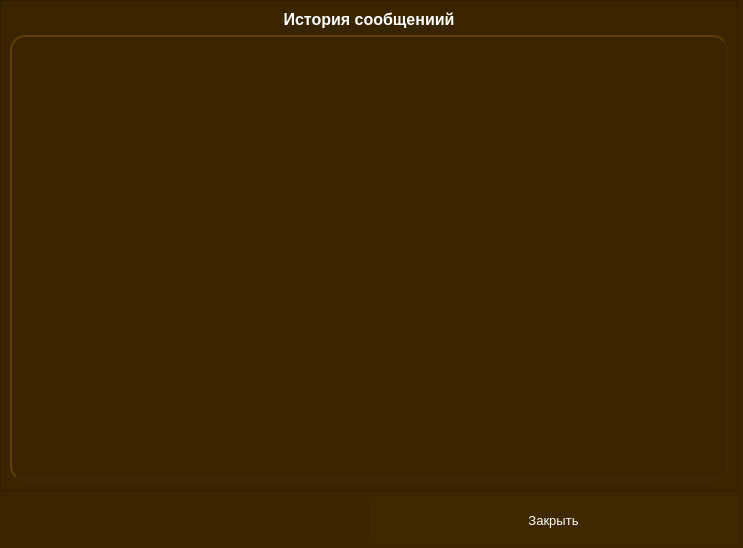
<?xml version="1.0" encoding="UTF-8"?>
<ui version="4.0">
 <class>MessStory</class>
 <widget class="QDialog" name="MessStory">
  <property name="geometry">
   <rect>
    <x>0</x>
    <y>0</y>
    <width>743</width>
    <height>548</height>
   </rect>
  </property>
  <property name="windowTitle">
   <string>История сообщений</string>
  </property>
  <property name="styleSheet">
   <string notr="true">background-color: rgb(56, 37, 0); color: White;</string>
  </property>
  <layout class="QGridLayout" name="gridLayout">
   <property name="leftMargin">
    <number>0</number>
   </property>
   <property name="topMargin">
    <number>0</number>
   </property>
   <property name="rightMargin">
    <number>5</number>
   </property>
   <property name="bottomMargin">
    <number>5</number>
   </property>
   <property name="horizontalSpacing">
    <number>0</number>
   </property>
   <item row="1" column="1">
    <widget class="QPushButton" name="pushButtonok">
     <property name="sizePolicy">
      <sizepolicy hsizetype="MinimumExpanding" vsizetype="Fixed">
       <horstretch>0</horstretch>
       <verstretch>46</verstretch>
      </sizepolicy>
     </property>
     <property name="minimumSize">
      <size>
       <width>0</width>
       <height>46</height>
      </size>
     </property>
     <property name="sizeIncrement">
      <size>
       <width>0</width>
       <height>46</height>
      </size>
     </property>
     <property name="baseSize">
      <size>
       <width>0</width>
       <height>46</height>
      </size>
     </property>
     <property name="font">
      <font>
       <pointsize>10</pointsize>
      </font>
     </property>
     <property name="styleSheet">
      <string notr="true">QPushButton:!hover {background-color: rgb(61, 40, 0); text-align: center; border-style: outset; border-width: 0px;}
QPushButton:hover {background-color: rgb(88, 58, 0); text-align: center; border-style: outset; border-width: 0px;}</string>
     </property>
     <property name="text">
      <string>Закрыть</string>
     </property>
    </widget>
   </item>
   <item row="1" column="0">
    <spacer name="horizontalSpacer">
     <property name="orientation">
      <enum>Qt::Horizontal</enum>
     </property>
     <property name="sizeHint" stdset="0">
      <size>
       <width>40</width>
       <height>20</height>
      </size>
     </property>
    </spacer>
   </item>
   <item row="0" column="0" colspan="2">
    <widget class="QFrame" name="frame">
     <property name="sizePolicy">
      <sizepolicy hsizetype="Preferred" vsizetype="Preferred">
       <horstretch>0</horstretch>
       <verstretch>0</verstretch>
      </sizepolicy>
     </property>
     <property name="styleSheet">
      <string notr="true"/>
     </property>
     <property name="frameShape">
      <enum>QFrame::StyledPanel</enum>
     </property>
     <property name="frameShadow">
      <enum>QFrame::Raised</enum>
     </property>
     <layout class="QVBoxLayout" name="verticalLayout">
      <item>
       <widget class="QLabel" name="label">
        <property name="text">
         <string>&lt;html&gt;&lt;head/&gt;&lt;body&gt;&lt;p align=&quot;center&quot;&gt;&lt;span style=&quot; font-size:12pt; font-weight:600; color:#ffffff;&quot;&gt;История сообщениий&lt;/span&gt;&lt;/p&gt;&lt;/body&gt;&lt;/html&gt;</string>
        </property>
       </widget>
      </item>
      <item>
       <widget class="QTextEdit" name="textEditStoryMess">
        <property name="styleSheet">
         <string notr="true">border-style: outset;
border-width: 2px;
border-color: rgb(62, 41, 0);
border-radius: 15px;
color:White;</string>
        </property>
       </widget>
      </item>
     </layout>
    </widget>
   </item>
  </layout>
 </widget>
 <resources/>
 <connections>
  <connection>
   <sender>pushButtonok</sender>
   <signal>clicked()</signal>
   <receiver>MessStory</receiver>
   <slot>close()</slot>
   <hints>
    <hint type="sourcelabel">
     <x>335</x>
     <y>155</y>
    </hint>
    <hint type="destinationlabel">
     <x>225</x>
     <y>89</y>
    </hint>
   </hints>
  </connection>
 </connections>
</ui>
